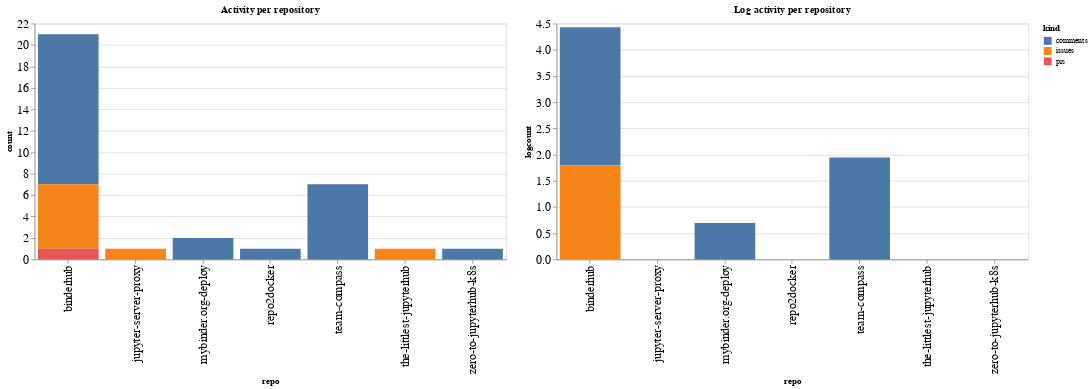

The cell this chart's notebook holds for it:
### Code cell
ch1 = alt.Chart(repo_summaries, width=600, title="Activity per repository").mark_bar().encode(
    x='repo',
    y='count',
    color='kind',
    tooltip="kind"
)

ch2 = alt.Chart(repo_summaries, width=600, title="Log activity per repository").mark_bar().encode(
    x='repo',
    y='logcount',
    color='kind',
    tooltip="kind"
)

ch1 | ch2

### Figure 1 — Vega-Lite specification as saved in the notebook (floating-point values rounded to 4 significant figures)
{"config": {"axisLeft": {"labelFontSize": 15}, "axisBottom": {"labelFontSize": 15}}, "hconcat": [{"mark": "bar", "encoding": {"color": {"type": "nominal", "field": "kind"}, "tooltip": {"type": "nominal", "field": "kind"}, "x": {"type": "nominal", "field": "repo"}, "y": {"type": "quantitative", "field": "count"}}, "title": "Activity per repository", "width": 600}, {"mark": "bar", "encoding": {"color": {"type": "nominal", "field": "kind"}, "tooltip": {"type": "nominal", "field": "kind"}, "x": {"type": "nominal", "field": "repo"}, "y": {"type": "quantitative", "field": "logcount"}}, "title": "Log activity per repository", "width": 600}], "data": {"name": "data-ef594e8d41e28d48a0f9aa5a8b05d264"}, "$schema": "https://vega.github.io/schema/vega-lite/v4.8.1.json", "datasets": {"data-ef594e8d41e28d48a0f9aa5a8b05d264": [{"repo": "binderhub", "kind": "comments", "count": 14, "logcount": 2.639}, {"repo": "binderhub", "kind": "issues", "count": 6, "logcount": 1.792}, {"repo": "binderhub", "kind": "prs", "count": 1, "logcount": 0.0}, {"repo": "jupyter-server-proxy", "kind": "issues", "count": 1, "logcount": 0.0}, {"repo": "mybinder.org-deploy", "kind": "comments", "count": 2, "logcount": 0.6931}, {"repo": "repo2docker", "kind": "comments", "count": 1, "logcount": 0.0}, {"repo": "team-compass", "kind": "comments", "count": 7, "logcount": 1.946}, {"repo": "the-littlest-jupyterhub", "kind": "issues", "count": 1, "logcount": 0.0}, {"repo": "zero-to-jupyterhub-k8s", "kind": "comments", "count": 1, "logcount": 0.0}]}}
